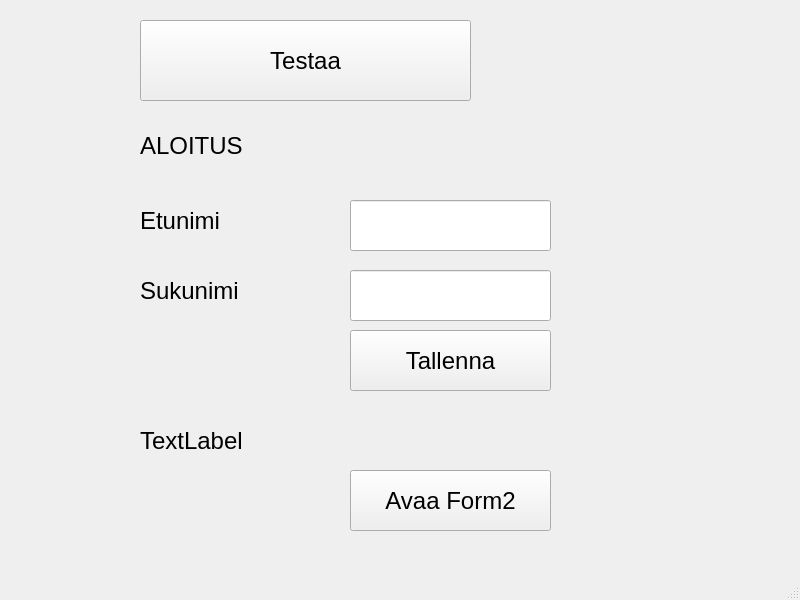
<?xml version="1.0" encoding="UTF-8"?>
<ui version="4.0">
 <class>MainWindow</class>
 <widget class="QMainWindow" name="MainWindow">
  <property name="geometry">
   <rect>
    <x>0</x>
    <y>0</y>
    <width>800</width>
    <height>600</height>
   </rect>
  </property>
  <property name="windowTitle">
   <string>MainWindow</string>
  </property>
  <widget class="QWidget" name="centralwidget">
   <widget class="QPushButton" name="btnTest">
    <property name="geometry">
     <rect>
      <x>140</x>
      <y>20</y>
      <width>331</width>
      <height>81</height>
     </rect>
    </property>
    <property name="font">
     <font>
      <pointsize>18</pointsize>
     </font>
    </property>
    <property name="text">
     <string>Testaa</string>
    </property>
   </widget>
   <widget class="QLabel" name="labelResult">
    <property name="geometry">
     <rect>
      <x>140</x>
      <y>120</y>
      <width>511</width>
      <height>51</height>
     </rect>
    </property>
    <property name="font">
     <font>
      <pointsize>18</pointsize>
     </font>
    </property>
    <property name="text">
     <string>ALOITUS</string>
    </property>
   </widget>
   <widget class="QLabel" name="label">
    <property name="geometry">
     <rect>
      <x>140</x>
      <y>200</y>
      <width>161</width>
      <height>41</height>
     </rect>
    </property>
    <property name="font">
     <font>
      <pointsize>18</pointsize>
     </font>
    </property>
    <property name="text">
     <string>Etunimi</string>
    </property>
   </widget>
   <widget class="QLineEdit" name="textFname">
    <property name="geometry">
     <rect>
      <x>350</x>
      <y>200</y>
      <width>201</width>
      <height>51</height>
     </rect>
    </property>
    <property name="font">
     <font>
      <pointsize>18</pointsize>
     </font>
    </property>
   </widget>
   <widget class="QLabel" name="label_2">
    <property name="geometry">
     <rect>
      <x>140</x>
      <y>270</y>
      <width>161</width>
      <height>41</height>
     </rect>
    </property>
    <property name="font">
     <font>
      <pointsize>18</pointsize>
     </font>
    </property>
    <property name="text">
     <string>Sukunimi</string>
    </property>
   </widget>
   <widget class="QLineEdit" name="textLname">
    <property name="geometry">
     <rect>
      <x>350</x>
      <y>270</y>
      <width>201</width>
      <height>51</height>
     </rect>
    </property>
    <property name="font">
     <font>
      <pointsize>18</pointsize>
     </font>
    </property>
   </widget>
   <widget class="QPushButton" name="btnSave">
    <property name="geometry">
     <rect>
      <x>350</x>
      <y>330</y>
      <width>201</width>
      <height>61</height>
     </rect>
    </property>
    <property name="font">
     <font>
      <pointsize>18</pointsize>
     </font>
    </property>
    <property name="text">
     <string>Tallenna</string>
    </property>
   </widget>
   <widget class="QLabel" name="labelMessage">
    <property name="geometry">
     <rect>
      <x>140</x>
      <y>420</y>
      <width>421</width>
      <height>41</height>
     </rect>
    </property>
    <property name="font">
     <font>
      <pointsize>18</pointsize>
     </font>
    </property>
    <property name="text">
     <string>TextLabel</string>
    </property>
   </widget>
   <widget class="QPushButton" name="btnOpenForm2">
    <property name="geometry">
     <rect>
      <x>350</x>
      <y>470</y>
      <width>201</width>
      <height>61</height>
     </rect>
    </property>
    <property name="font">
     <font>
      <pointsize>18</pointsize>
     </font>
    </property>
    <property name="text">
     <string>Avaa Form2</string>
    </property>
   </widget>
  </widget>
  <widget class="QMenuBar" name="menubar">
   <property name="geometry">
    <rect>
     <x>0</x>
     <y>0</y>
     <width>800</width>
     <height>22</height>
    </rect>
   </property>
  </widget>
  <widget class="QStatusBar" name="statusbar"/>
 </widget>
 <resources/>
 <connections/>
</ui>
